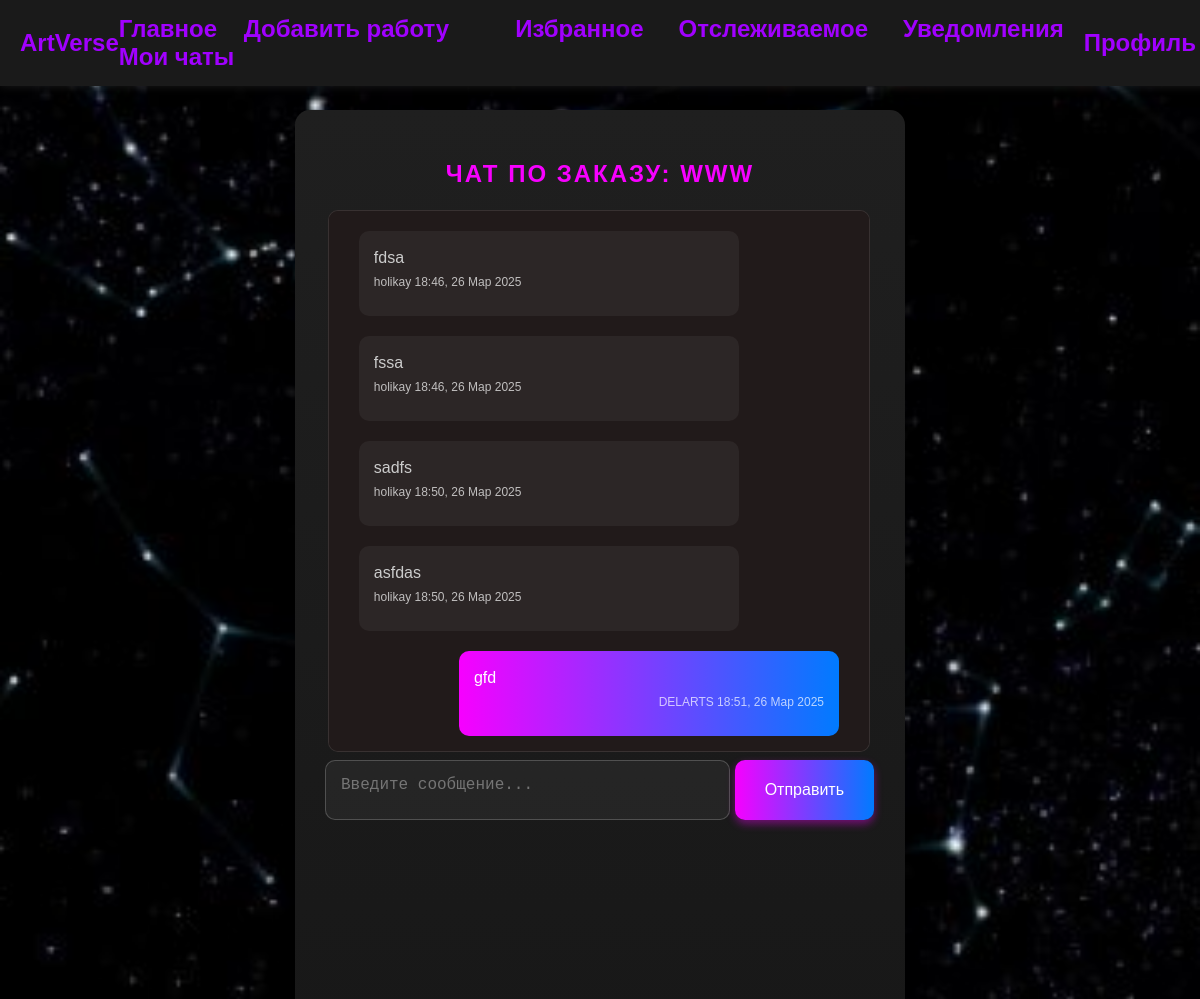
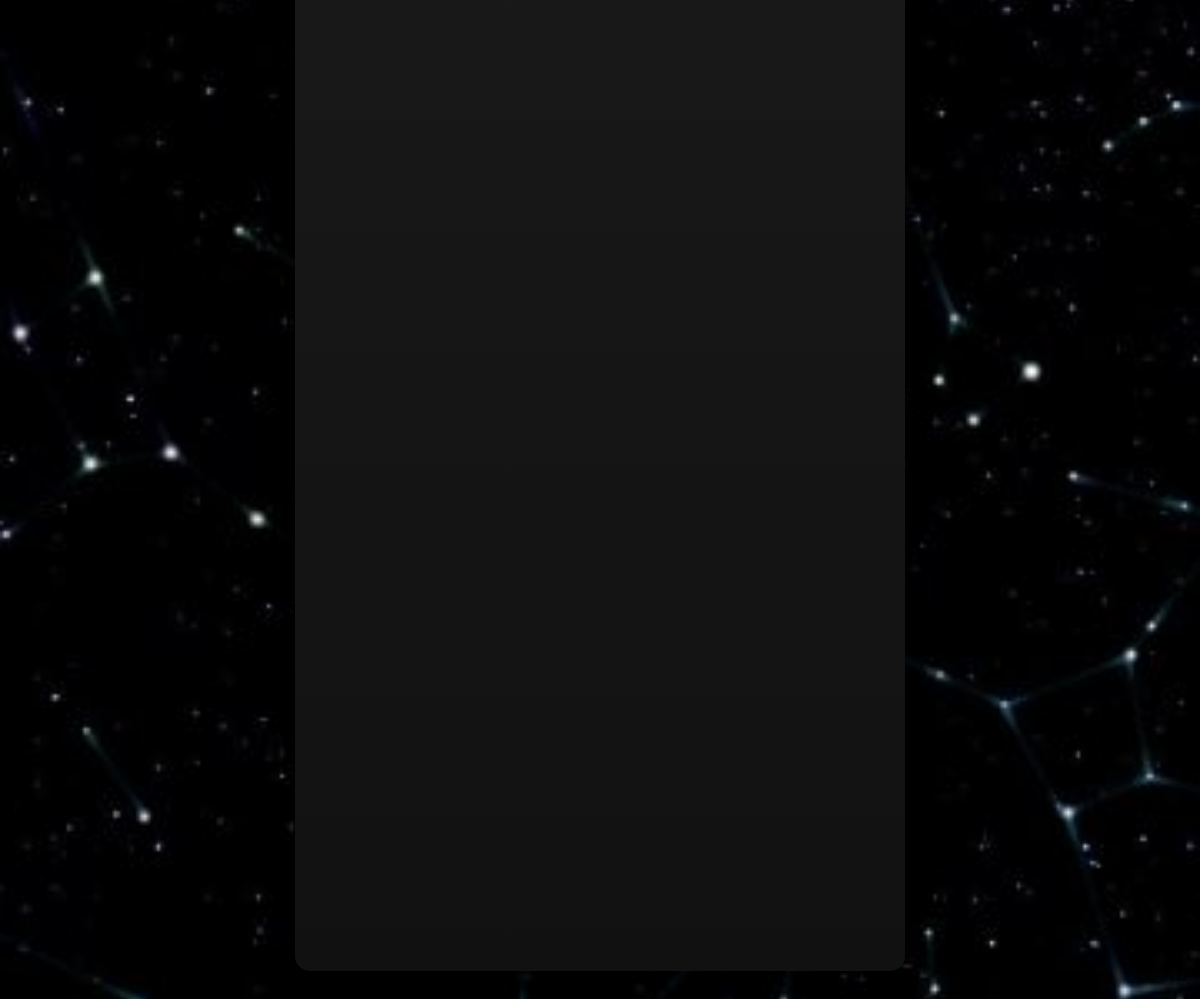
The app's page /users/chat/4/ (signed in) with its own data (2 pictures, top to bottom).
### users/models.py (models this page shows, shortened)
class Chat(models.Model):
    order = models.ForeignKey(ArtworkForSale, on_delete=models.CASCADE, related_name='chats')
    customer = models.ForeignKey(User, on_delete=models.CASCADE, related_name='customer_chats')
    artist = models.ForeignKey(User, on_delete=models.CASCADE, related_name='artist_chats')
    created_at = models.DateTimeField(auto_now_add=True)

class ArtworkForSale(models.Model):
    CATEGORY_CHOICES = [
        ('Популярное', 'Популярное'),
        ('Природа', 'Природа'),
        ('Абстракция', 'Абстракция'),
        ('Аниме', 'Аниме'),
        ('Оригинальные персонажи', 'Оригинальные персонажи'),
        ('Фан-Арт', 'Фан-Арт'),
    ]
    user = models.ForeignKey(User, on_delete=models.CASCADE, related_name='artworks_for_sale')
    image = models.ImageField(upload_to='artworks/')
    title = models.CharField(max_length=255, verbose_name="Название работы")
    description = models.TextField(blank=True, verbose_name="Описание")
    price = models.DecimalField(max_digits=10, decimal_places=2, verbose_name="Цена")
    category = models.CharField(max_length=40, choices=CATEGORY_CHOICES, default='featured', verbose_name="Категория")
    is_sold = models.BooleanField(default=False, verbose_name="Продано")
    uploaded_at = models.DateTimeField(auto_now_add=True)

class Message(models.Model):
    chat = models.ForeignKey(Chat, on_delete=models.CASCADE, related_name='messages')
    sender = models.ForeignKey(User, on_delete=models.CASCADE, related_name='sent_messages')
    text = models.TextField()
    created_at = models.DateTimeField(auto_now_add=True)

### users/views.py (the view)
# urls.py: path('chat/<int:chat_id>/', views.chat_detail, name='chat_detail'),
@login_required
def chat_detail(request, chat_id):
    chat = get_object_or_404(Chat, id=chat_id)
    chat_messages = chat.messages.all().order_by('created_at')
    if request.user != chat.customer and request.user != chat.artist:
        return redirect('home')
    return render(request, 'users/chat_detail.html', {
        'chat': chat,
        'chat_messages': chat_messages,
    })

### users/templates/users/chat_detail.html (shortened to what this page needs)
{% extends "base.html" %}
{% load static %}
{% block extra_css %}
<link rel="stylesheet" href="{% static 'users/css/chats.css' %}">
{% endblock %}
{% block content %}
<div class="chat-container">
    <h2>Чат по заказу: {{ chat.order.title }}</h2>
    <div class="messages">
        {% for message in chat_messages %}
            <div class="message {% if message.sender == request.user %}message-sent{% else %}message-received{% endif %}">
                <p class="message-text">{{ message.text }}</p>
                <p class="message-meta">
                    <span class="message-sender">{{ message.sender.username }}</span>
                    <span class="message-time">{{ message.created_at|date:"H:i, d M Y" }}</span>
                </p>
            </div>
        {% endfor %}
    </div>
    <form id="message-form" class="message-form">
        <textarea name="text" placeholder="Введите сообщение..." required></textarea>
        <button type="submit">Отправить</button>
    </form>
</div>
{% endblock %}

### users/static/users/css/styles.css (style rules this page uses)
body { font-family: "Arial", sans-serif; margin: 0; padding-top: 60px; background-color: #0d0d0d; background-image: url('universe_background.jpg'); background-size: cover; background-position: center; background-attachment: fixed; background-repeat: no-repeat; color: #ffffff; }

### users/static/users/css/chats.css (style rules this page uses)
.chat-container { position: relative; max-width: 550px; margin: 50px auto; padding: 30px; background: linear-gradient(to bottom, #1f1f1f, #111); border-radius: 15px; box-shadow: 0 8px 20px rgba(0, 0, 0, 0.4); color: #fff; display: flex; flex-direction: column; height: 80vh; }
.chat-container h2 { font-size: 24px; margin-bottom: 20px; color: #f700ff; text-align: center; text-transform: uppercase; letter-spacing: 2px; }
.messages { position: absolute; top: 100px; right: 5px; width: 82%; max-height: 500px; overflow-y: auto; padding: 20px; background: rgb(33, 26, 26); border: 1px solid rgba(255, 255, 255, 0.1); border-radius: 10px; margin-bottom: 20px; margin-right: 30px; scrollbar-width: thin; scrollbar-color: #f700ff rgba(255, 255, 255, 0.2); }
.message { margin-bottom: 20px; padding: 15px; border-radius: 10px; max-width: 70%; word-wrap: break-word; }
.message-sent { background: linear-gradient(to right, #f700ff, #007bff); color: white; margin-left: auto; margin-right: 10px; }
.message-received { background: rgba(255, 255, 255, 0.05); color: #ccc; margin-right: auto; margin-left: 10px; }
.message-text { margin: 0; font-size: 16px; line-height: 1.5; }
.message-meta { margin-top: 5px; font-size: 12px; color: rgba(255, 255, 255, 0.7); }
.message-sent .message-meta { text-align: right; }
.message-received .message-meta { text-align: left; }
.message-form { width: 90%; position: absolute; top: 650px; display: flex; gap: 5px; }
.message-form textarea { flex: 1; padding: 15px; background: rgba(255, 255, 255, 0.05); border: 1px solid rgba(255, 255, 255, 0.2); border-radius: 10px; font-size: 16px; color: #fff; resize: none; height: 60px; transition: background 0.3s ease; }
.message-form button { padding: 15px 30px; background: linear-gradient(to right, #f700ff, #007bff); color: white; border: none; border-radius: 10px; font-size: 16px; cursor: pointer; transition: all 0.3s ease; box-shadow: 0 4px 8px rgba(247, 0, 255, 0.4); }

### records on screen
Chat: order "WWW"
Message: text "fdsa", sender.username "holikay", created_at "18:46, 26 Мар 2025"
Message: text "fssa", sender.username "holikay", created_at "18:46, 26 Мар 2025"
Message: text "sadfs", sender.username "holikay", created_at "18:50, 26 Мар 2025"
Message: text "asfdas", sender.username "holikay", created_at "18:50, 26 Мар 2025"
Message: text "gfd", sender.username "DELARTS", created_at "18:51, 26 Мар 2025"
